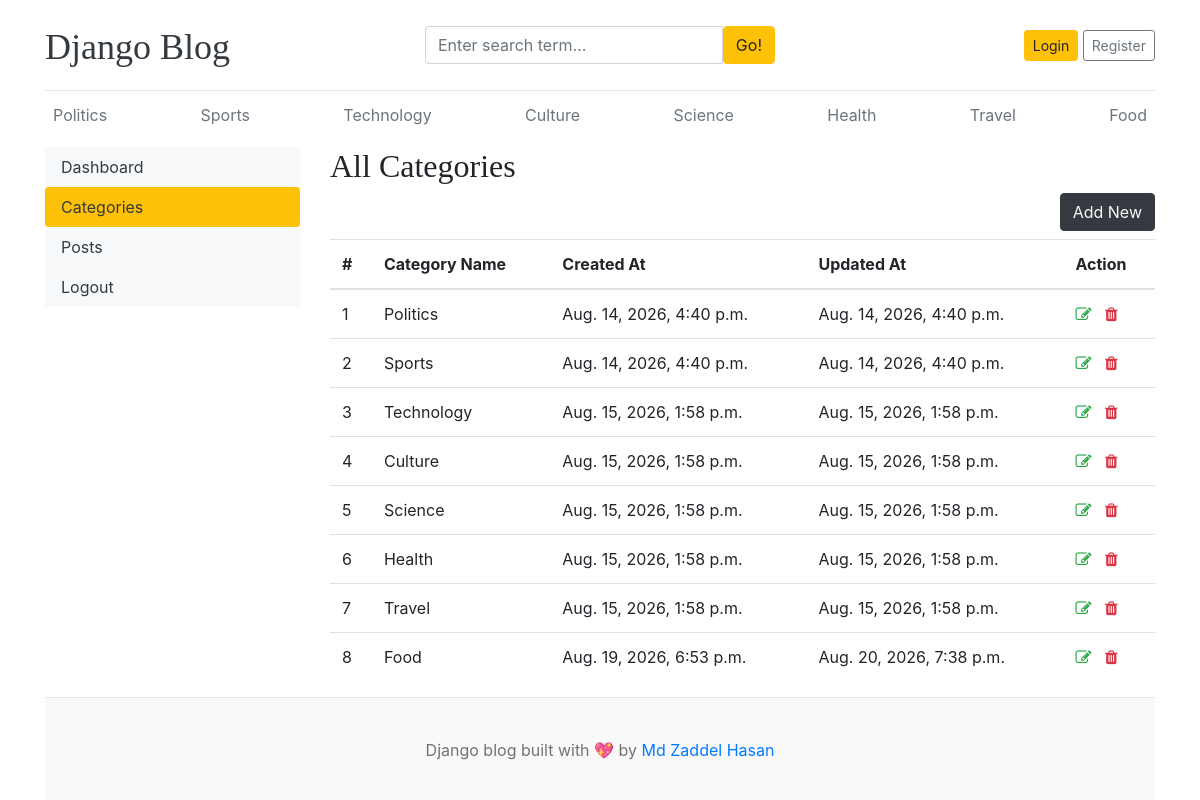
/dashboard/categories/, run on the app's committed database.
### blogs/models.py (models this page shows)
class Category(models.Model):
    category_name = models.CharField(max_length=100,unique=True)
    created_at = models.DateTimeField(auto_now_add=True)
    updated_at = models.DateTimeField(auto_now=True)
    class Meta:
        verbose_name = 'Category'
        verbose_name_plural = 'Categories'
    def __str__(self):
        return self.category_name

### dashboards/views.py (the view)
# urls.py: path('categories/', views.categories, name='categories'),
def categories(request):
    categories = Category.objects.all()
    context = {
        'categories': categories,
    }
    return render(request, 'dashboard/categories.html', context)

### blogs/context_processors.py (called while the page is built)
def get_categories(request):
    categories = Category.objects.all()
    return dict(categories=categories)

def get_social_link(request):
    social_links = SocialLink.objects.all()
    return dict(social_links=social_links)

### templates/dashboard/categories.html (shortened to what this page needs)
{% extends 'base.html' %}
{% block content %}
<div class="row">
    {% include 'dashboard/sidebar.html' %}
    <div class="col-md-9">
        <h2>All Categories</h2>
        <a href="{% url 'add_category' %}" class="btn btn-dark text-light float-right mb-2">Add New</a>
        <table class="table table-hover">
            <thead>
              <tr>
                <th>#</th>
                <th>Category Name</th>
                <th>Created At</th>
                <th>Updated At</th>
                <th>Action</th>
              </tr>
            </thead>
            <tbody>
            {% for cat in categories %}
              <tr>
                <td>{{ forloop.counter }}</td>
                <td>{{ cat }}</td>
                <td>{{ cat.created_at }}</td>
                <td>{{ cat.updated_at }}</td>
                <td>
                    <a href="{% url 'edit_category' cat.id %}"><i class="fa fa-edit text-success"></i></a>
                    <a href="{% url 'delete_category' cat.id %}"><i class="fa fa-trash text-danger"></i></a>
                </td>
              </tr>
            {% endfor %}
            </tbody>
          </table>
    </div>
</div>
{% endblock %}

### templates/base.html (shortened to what this page needs)
{% load static %}
<!DOCTYPE html>
<html lang="en">
<head>
    <link href="https://getbootstrap.com/docs/4.0/dist/css/bootstrap.min.css" rel="stylesheet">
    <link href="{% static 'css/blog.css' %}" rel="stylesheet">
    <link rel="stylesheet" href="https://cdnjs.cloudflare.com/ajax/libs/font-awesome/4.7.0/css/font-awesome.min.css">
  </head>
<body>
    <div class="container">
      <header class="blog-header py-3">
        <div class="row flex-nowrap justify-content-between align-items-center">
          <div class="col-4 pt-1">
            <a class="blog-header-logo text-dark" href="/">Django Blog</a>
          </div>
          <div class="col-4">
            <form action="{% url 'search' %}" method="GET">
              <div class="input-group">
                <input class="form-control" type="text" name="keyword" value="{{ keyword }}" placeholder="Enter search term..." aria-label="Enter search term..." aria-describedby="button-search" />
                <button type="submit" class="btn btn-warning" id="button-search" type="button">Go!</button>
            </div>
            </form>
          </div>
          <div class="col-4 d-flex justify-content-end align-items-center">
            {% if not user.is_authenticated %}
            <a class="btn btn-sm btn-warning" href="{% url 'login' %}">Login</a> &nbsp;
            <a class="btn btn-sm btn-outline-secondary" href="{% url 'register' %}">Register</a>
            {% else %}
            <span><a href="{% url 'dashboard' %}">Dashboard</a></span> &emsp;
            <span><a href="{% url 'logout' %}">Logout</a></span>
            {% endif %}
          </div>
        </div>
      </header>
      <div class="nav-scroller py-1 mb-2">
        <nav class="nav d-flex justify-content-between">
          {% for cat in categories %}
          <a class="p-2 text-muted" href="{% url 'posts_by_category' cat.id %}">{{ cat.category_name }}</a>
          {% endfor %}
        </nav>
      </div>
{% block content %}
{% endblock %}
    <footer class="blog-footer">
        <p>Django blog built with 💖 by <a href="#">Md Zaddel Hasan</a></p>
    </footer>
</body>
</html>

### blog_main/static/css/blog.css (style rules this page uses)
.blog-header { border-bottom: 1px solid #e5e5e5; }
.blog-header-logo { font-family: "Playfair Display", Georgia, "Times New Roman", serif; font-size: 2.25rem; }
h1, h2, h3, h4, h5, h6 { font-family: "Playfair Display", Georgia, "Times New Roman", serif; }
.blog-footer { padding: 2.5rem 0; color: #727272; text-align: center; background-color: #f9f9f9; border-top: .05rem solid #e5e5e5; }
.blog-footer p:last-child { margin-bottom: 0; }

### data on the page
Category: category_name "Politics", created_at "Aug. 14, 2026, 4:40 p.m.", updated_at "Aug. 14, 2026, 4:40 p.m."
Category: category_name "Sports", created_at "Aug. 14, 2026, 4:40 p.m.", updated_at "Aug. 14, 2026, 4:40 p.m."
Category: category_name "Technology", created_at "Aug. 15, 2026, 1:58 p.m.", updated_at "Aug. 15, 2026, 1:58 p.m."
Category: category_name "Culture", created_at "Aug. 15, 2026, 1:58 p.m.", updated_at "Aug. 15, 2026, 1:58 p.m."
Category: category_name "Science", created_at "Aug. 15, 2026, 1:58 p.m.", updated_at "Aug. 15, 2026, 1:58 p.m."
Category: category_name "Health", created_at "Aug. 15, 2026, 1:58 p.m.", updated_at "Aug. 15, 2026, 1:58 p.m."
Category: category_name "Travel", created_at "Aug. 15, 2026, 1:58 p.m.", updated_at "Aug. 15, 2026, 1:58 p.m."
Category: category_name "Food", created_at "Aug. 19, 2026, 6:53 p.m.", updated_at "Aug. 20, 2026, 7:38 p.m."
